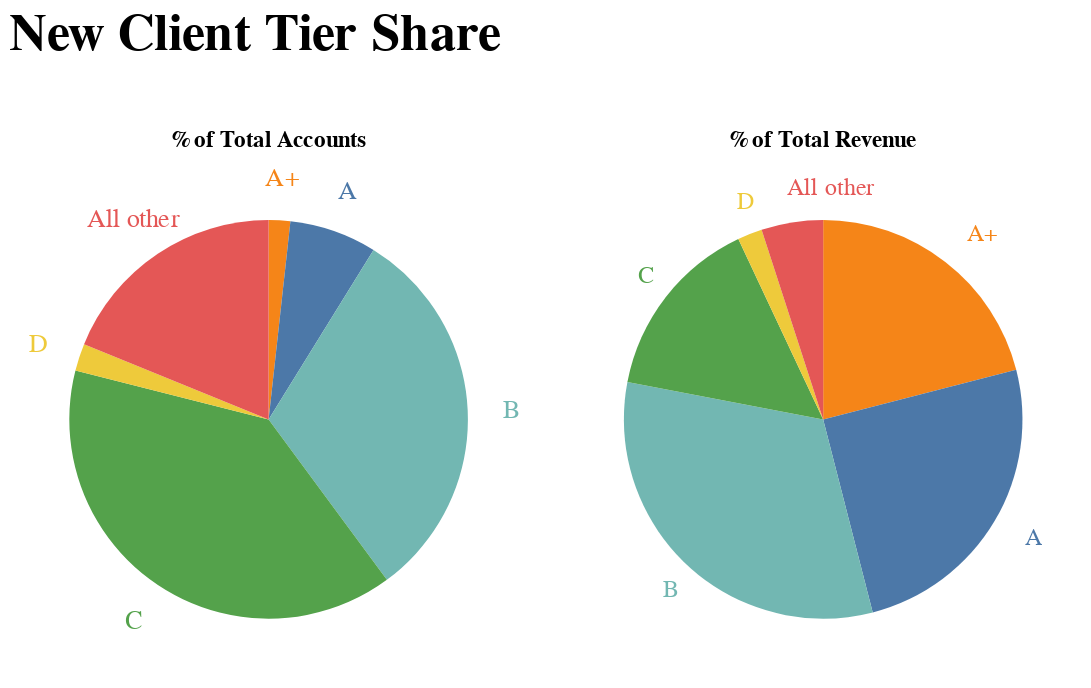

The cell this chart's notebook holds for it:
### Markdown cell above
With both graphs available, we can add them next to each other and include a main title.

### Code cell
# Finished Pie Chart

pies = acc_pie | rev_pie

pies.properties(
    title = alt.Title('New Client Tier Share', offset = 40, fontSize = 30)
)

### Figure 1 — Vega-Lite specification as saved in the notebook (floating-point values rounded to 4 significant figures)
{"config": {"view": {"continuousWidth": 300, "continuousHeight": 300}}, "hconcat": [{"layer": [{"mark": {"type": "arc", "outerRadius": 115}, "encoding": {"color": {"field": "Tier", "legend": null, "type": "nominal"}, "order": {"field": "Tier:O"}, "theta": {"field": "% Accounts", "stack": true, "type": "quantitative"}}, "title": "% of Total Accounts"}, {"mark": {"type": "text", "radius": 140, "size": 15}, "encoding": {"color": {"field": "Tier", "legend": null, "type": "nominal"}, "order": {"field": "Tier:O"}, "text": {"field": "Tier", "type": "nominal"}, "theta": {"field": "% Accounts", "stack": true, "type": "quantitative"}}, "title": "% of Total Accounts"}], "data": {"name": "data-35f9124c4b8dd7e8e6a83d69924ed8ee"}}, {"layer": [{"mark": {"type": "arc", "outerRadius": 115}, "encoding": {"color": {"field": "Tier", "legend": null, "type": "nominal"}, "order": {"field": "Tier:O"}, "theta": {"field": "% Revenue", "stack": true, "type": "quantitative"}}, "title": "% of Total Revenue"}, {"mark": {"type": "text", "align": "left", "radius": 135, "size": 14}, "encoding": {"color": {"field": "Tier", "legend": null, "type": "nominal"}, "order": {"field": "Tier:O"}, "text": {"field": "Tier", "type": "nominal"}, "theta": {"field": "% Revenue", "stack": true, "type": "quantitative"}}, "title": "% of Total Revenue"}], "data": {"name": "data-35f9124c4b8dd7e8e6a83d69924ed8ee"}}], "title": {"text": "New Client Tier Share", "fontSize": 30, "offset": 40}, "$schema": "https://vega.github.io/schema/vega-lite/v5.8.0.json", "datasets": {"data-35f9124c4b8dd7e8e6a83d69924ed8ee": [{"Tier": "A+", "# of Accounts": 19.0, "% Accounts": 1.746, "Revenue ($M)": 3.927, "% Revenue": 21.0}, {"Tier": "A", "# of Accounts": 77.0, "% Accounts": 7.077, "Revenue ($M)": 4.675, "% Revenue": 25.0}, {"Tier": "B", "# of Accounts": 338.0, "% Accounts": 31.07, "Revenue ($M)": 5.984, "% Revenue": 32.0}, {"Tier": "C", "# of Accounts": 425.0, "% Accounts": 39.06, "Revenue ($M)": 2.805, "% Revenue": 15.0}, {"Tier": "D", "# of Accounts": 24.0, "% Accounts": 2.206, "Revenue ($M)": 0.374, "% Revenue": 2.0}, {"Tier": "All other", "# of Accounts": 205.0, "% Accounts": 18.84, "Revenue ($M)": 0.935, "% Revenue": 5.0}]}}
